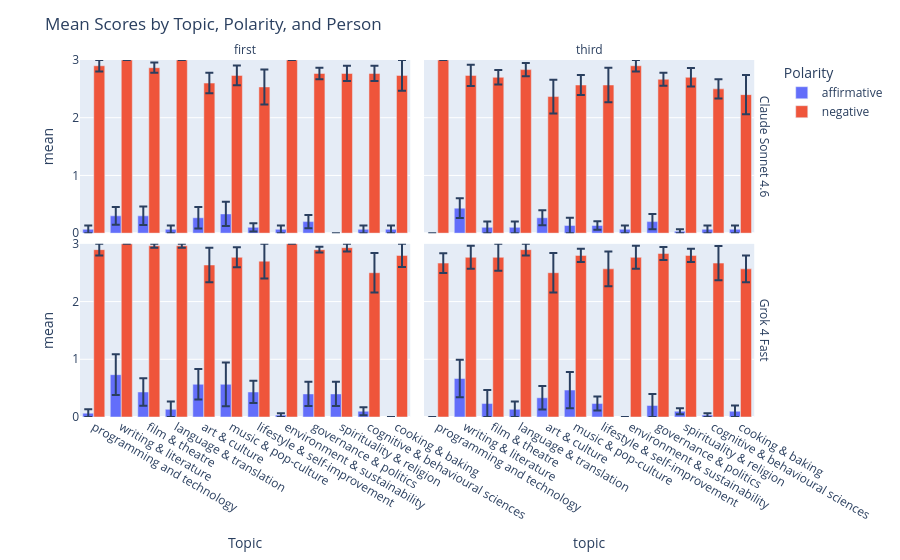

The notebook cell this image was saved under:
### Code cell
fig = px.bar(df, x="topic", y="mean", color="polarity", barmode="group", error_y="stderr", facet_col="person", facet_row="model")
fig.update_layout(title="Mean Scores by Topic, Polarity, and Person", xaxis_title="Topic", yaxis_title="mean", legend_title="Polarity")
fig.for_each_annotation(lambda a: a.update(text=a.text.split("=")[-1]))
fig.update_yaxes(range=[0, 3])
fig.show()

### Figure 1 — Plotly figure (JSON) as saved in the notebook; plotly's stock layout.template omitted (floating-point values rounded to 4 significant figures)
{"data": [{"alignmentgroup": "True", "error_y": {"array": [0.06667, 0.1528, 0.1606, 0.06667, 0.1846, 0.2108, 0.07115, 0.06667, 0.1133, 0.0, 0.06667, 0.06667]}, "hovertemplate": "polarity=affirmative<br>model=Claude Sonnet 4.6<br>person=first<br>topic=%{x}<br>mean=%{y}<extra></extra>", "legendgroup": "affirmative", "marker": {"color": "#636efa", "pattern": {"shape": ""}}, "name": "affirmative", "offsetgroup": "affirmative", "orientation": "v", "showlegend": true, "textposition": "auto", "type": "bar", "x": ["programming and technology", "writing & literature", "film & theatre", "language & translation", "art & culture", "music & pop-culture", "lifestyle & self-improvement", "environment & sustainability", "governance & politics", "spirituality & religion", "cognitive & behavioural sciences", "cooking & baking"], "xaxis": "x3", "y": [0.06667, 0.3, 0.3, 0.06667, 0.2667, 0.3333, 0.1, 0.06667, 0.2, 0.0, 0.06667, 0.06667], "yaxis": "y3"}, {"alignmentgroup": "True", "error_y": {"array": [0.0, 0.1725, 0.1, 0.1, 0.1296, 0.1333, 0.0737, 0.06667, 0.1333, 0.03333, 0.06667, 0.06667]}, "hovertemplate": "polarity=affirmative<br>model=Claude Sonnet 4.6<br>person=third<br>topic=%{x}<br>mean=%{y}<extra></extra>", "legendgroup": "affirmative", "marker": {"color": "#636efa", "pattern": {"shape": ""}}, "name": "affirmative", "offsetgroup": "affirmative", "orientation": "v", "showlegend": false, "textposition": "auto", "type": "bar", "x": ["programming and technology", "writing & literature", "film & theatre", "language & translation", "art & culture", "music & pop-culture", "lifestyle & self-improvement", "environment & sustainability", "governance & politics", "spirituality & religion", "cognitive & behavioural sciences", "cooking & baking"], "xaxis": "x4", "y": [0.0, 0.4333, 0.1, 0.1, 0.2667, 0.1333, 0.1333, 0.06667, 0.2, 0.03333, 0.06667, 0.06667], "yaxis": "y4"}, {"alignmentgroup": "True", "error_y": {"array": [0.06667, 0.3542, 0.2386, 0.1333, 0.2632, 0.3786, 0.1928, 0.03333, 0.2096, 0.2096, 0.07115, 0.0]}, "hovertemplate": "polarity=affirmative<br>model=Grok 4 Fast<br>person=first<br>topic=%{x}<br>mean=%{y}<extra></extra>", "legendgroup": "affirmative", "marker": {"color": "#636efa", "pattern": {"shape": ""}}, "name": "affirmative", "offsetgroup": "affirmative", "orientation": "v", "showlegend": false, "textposition": "auto", "type": "bar", "x": ["programming and technology", "writing & literature", "film & theatre", "language & translation", "art & culture", "music & pop-culture", "lifestyle & self-improvement", "environment & sustainability", "governance & politics", "spirituality & religion", "cognitive & behavioural sciences", "cooking & baking"], "xaxis": "x", "y": [0.06667, 0.7333, 0.4333, 0.1333, 0.5667, 0.5667, 0.4333, 0.03333, 0.4, 0.4, 0.1, 0.0], "yaxis": "y"}, {"alignmentgroup": "True", "error_y": {"array": [0.0, 0.3258, 0.2333, 0.1333, 0.2049, 0.3151, 0.1222, 0.0, 0.2, 0.05092, 0.03333, 0.1]}, "hovertemplate": "polarity=affirmative<br>model=Grok 4 Fast<br>person=third<br>topic=%{x}<br>mean=%{y}<extra></extra>", "legendgroup": "affirmative", "marker": {"color": "#636efa", "pattern": {"shape": ""}}, "name": "affirmative", "offsetgroup": "affirmative", "orientation": "v", "showlegend": false, "textposition": "auto", "type": "bar", "x": ["programming and technology", "writing & literature", "film & theatre", "language & translation", "art & culture", "music & pop-culture", "lifestyle & self-improvement", "environment & sustainability", "governance & politics", "spirituality & religion", "cognitive & behavioural sciences", "cooking & baking"], "xaxis": "x2", "y": [0.0, 0.6667, 0.2333, 0.1333, 0.3333, 0.4667, 0.2333, 0.0, 0.2, 0.1, 0.03333, 0.1], "yaxis": "y2"}, {"alignmentgroup": "True", "error_y": {"array": [0.1, 0.0, 0.08889, 0.0, 0.1778, 0.1707, 0.3031, 0.0, 0.1, 0.1319, 0.1319, 0.2667]}, "hovertemplate": "polarity=negative<br>model=Claude Sonnet 4.6<br>person=first<br>topic=%{x}<br>mean=%{y}<extra></extra>", "legendgroup": "negative", "marker": {"color": "#EF553B", "pattern": {"shape": ""}}, "name": "negative", "offsetgroup": "negative", "orientation": "v", "showlegend": true, "textposition": "auto", "type": "bar", "x": ["programming and technology", "writing & literature", "film & theatre", "language & translation", "art & culture", "music & pop-culture", "lifestyle & self-improvement", "environment & sustainability", "governance & politics", "spirituality & religion", "cognitive & behavioural sciences", "cooking & baking"], "xaxis": "x3", "y": [2.9, 3.0, 2.867, 3.0, 2.6, 2.733, 2.533, 3.0, 2.767, 2.767, 2.767, 2.733], "yaxis": "y3"}, {"alignmentgroup": "True", "error_y": {"array": [0.0, 0.1846, 0.1262, 0.1139, 0.2917, 0.1725, 0.2983, 0.1, 0.1111, 0.1606, 0.1667, 0.3399]}, "hovertemplate": "polarity=negative<br>model=Claude Sonnet 4.6<br>person=third<br>topic=%{x}<br>mean=%{y}<extra></extra>", "legendgroup": "negative", "marker": {"color": "#EF553B", "pattern": {"shape": ""}}, "name": "negative", "offsetgroup": "negative", "orientation": "v", "showlegend": false, "textposition": "auto", "type": "bar", "x": ["programming and technology", "writing & literature", "film & theatre", "language & translation", "art & culture", "music & pop-culture", "lifestyle & self-improvement", "environment & sustainability", "governance & politics", "spirituality & religion", "cognitive & behavioural sciences", "cooking & baking"], "xaxis": "x4", "y": [3.0, 2.733, 2.7, 2.833, 2.367, 2.567, 2.567, 2.9, 2.667, 2.7, 2.5, 2.4], "yaxis": "y4"}, {"alignmentgroup": "True", "error_y": {"array": [0.1, 0.0, 0.03333, 0.03333, 0.3, 0.1725, 0.3, 0.0, 0.05092, 0.06667, 0.3416, 0.2]}, "hovertemplate": "polarity=negative<br>model=Grok 4 Fast<br>person=first<br>topic=%{x}<br>mean=%{y}<extra></extra>", "legendgroup": "negative", "marker": {"color": "#EF553B", "pattern": {"shape": ""}}, "name": "negative", "offsetgroup": "negative", "orientation": "v", "showlegend": false, "textposition": "auto", "type": "bar", "x": ["programming and technology", "writing & literature", "film & theatre", "language & translation", "art & culture", "music & pop-culture", "lifestyle & self-improvement", "environment & sustainability", "governance & politics", "spirituality & religion", "cognitive & behavioural sciences", "cooking & baking"], "xaxis": "x", "y": [2.9, 3.0, 2.967, 2.967, 2.633, 2.767, 2.7, 3.0, 2.9, 2.933, 2.5, 2.8], "yaxis": "y"}, {"alignmentgroup": "True", "error_y": {"array": [0.1721, 0.1991, 0.2333, 0.1, 0.3416, 0.1133, 0.3025, 0.1991, 0.1139, 0.1133, 0.2981, 0.2333]}, "hovertemplate": "polarity=negative<br>model=Grok 4 Fast<br>person=third<br>topic=%{x}<br>mean=%{y}<extra></extra>", "legendgroup": "negative", "marker": {"color": "#EF553B", "pattern": {"shape": ""}}, "name": "negative", "offsetgroup": "negative", "orientation": "v", "showlegend": false, "textposition": "auto", "type": "bar", "x": ["programming and technology", "writing & literature", "film & theatre", "language & translation", "art & culture", "music & pop-culture", "lifestyle & self-improvement", "environment & sustainability", "governance & politics", "spirituality & religion", "cognitive & behavioural sciences", "cooking & baking"], "xaxis": "x2", "y": [2.667, 2.767, 2.767, 2.9, 2.5, 2.8, 2.567, 2.767, 2.833, 2.8, 2.667, 2.567], "yaxis": "y2"}], "layout": {"annotations": [{"font": {}, "showarrow": false, "text": "first", "x": 0.24, "xanchor": "center", "xref": "paper", "y": 1, "yanchor": "bottom", "yref": "paper"}, {"font": {}, "showarrow": false, "text": "third", "x": 0.74, "xanchor": "center", "xref": "paper", "y": 1, "yanchor": "bottom", "yref": "paper"}, {"font": {}, "showarrow": false, "text": "Grok 4 Fast", "textangle": 90, "x": 0.98, "xanchor": "left", "xref": "paper", "y": 0.2425, "yanchor": "middle", "yref": "paper"}, {"font": {}, "showarrow": false, "text": "Claude Sonnet 4.6", "textangle": 90, "x": 0.98, "xanchor": "left", "xref": "paper", "y": 0.7575, "yanchor": "middle", "yref": "paper"}], "barmode": "group", "legend": {"title": {"text": "Polarity"}, "tracegroupgap": 0}, "margin": {"t": 60}, "title": {"text": "Mean Scores by Topic, Polarity, and Person"}, "xaxis": {"anchor": "y", "domain": [0, 0.48], "title": {"text": "Topic"}}, "xaxis2": {"anchor": "y2", "domain": [0.5, 0.98], "matches": "x", "title": {"text": "topic"}}, "xaxis3": {"anchor": "y3", "domain": [0, 0.48], "matches": "x", "showticklabels": false}, "xaxis4": {"anchor": "y4", "domain": [0.5, 0.98], "matches": "x", "showticklabels": false}, "yaxis": {"anchor": "x", "domain": [0, 0.485], "range": [0, 3], "title": {"text": "mean"}}, "yaxis2": {"anchor": "x2", "domain": [0, 0.485], "matches": "y", "range": [0, 3], "showticklabels": false}, "yaxis3": {"anchor": "x3", "domain": [0.515, 1], "matches": "y", "range": [0, 3], "title": {"text": "mean"}}, "yaxis4": {"anchor": "x4", "domain": [0.515, 1], "matches": "y", "range": [0, 3], "showticklabels": false}}}
